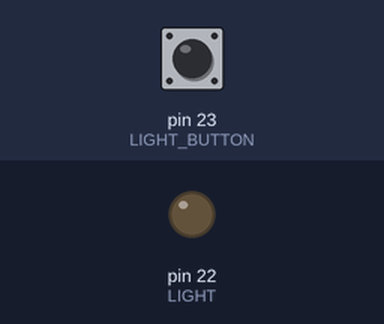
This sketch was run on a simulated Arduino Mega 2560, built with avr-gcc and run on an emulated ATmega2560. Parts: output pins drawn as LEDs (lit = HIGH). The inputs (shaded band) are chosen by the test bench; at power-on: pin 23 (LIGHT_BUTTON) HIGH.

Above: at 1.2 s.
1.3 s: pin 23 (LIGHT_BUTTON) pulled LOW for 0.15 s
At 1.37 s:
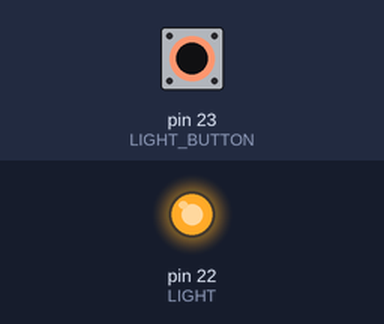
2.9 s: pin 23 (LIGHT_BUTTON) pulled LOW for 3.2 s
At 7.2 s:
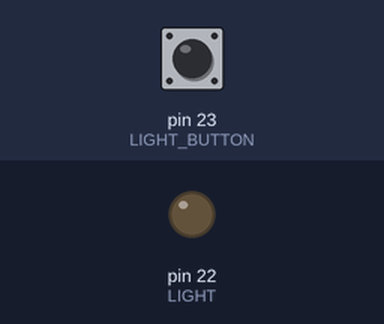
Timing chart, 0 to 8.7 s (numbered marks = the images above; inputs shaded):
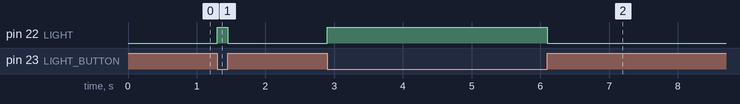

Measured:
- after the input at 1.3 s, pin 22 (LIGHT): LOW → HIGH at once, → LOW 0.15 s later
- after the input at 2.9 s, pin 22 (LIGHT): LOW → HIGH at once, → LOW 3.2 s later

The sketch:

ch1_easyLightTogglesPullUp.ino
```cpp
/*
 * Arduino language concepts introduced in this lesson.
 *
 *  - pull-up resistors
 *  - pinMode INPUT_PULLUP parameter
 *  - Setting a constant to represent PRESSED
 */
#include "Arduino.h"

/* Choosing what pin to use.
 * This project only needs digital pins.  So, on the Hero XL we *could* use any digital or analog pin
 * (D0-D53, A0-A15).  However, some pins support specialized functions and in later lessons we will be
 * using multiple parts, some of which will use some of those special functions.  So, let's start out
 * on the right foot by trying to use the most basic pin we can for each of our parts.
 *
 * Skip: A0-A15 (save for Analog),
 *       D0/D1 (used by USB and Serial)
 *       D14-D19 (used by Serial 1-3)
 *       D2/D3, D18-D21 (used for external interrupts)
 *       D13 (this pin controls the build in LED on the HERO XL board (LED_BUILTIN)),
 *       D2-D13, D44-D46 (used for Pulse Width Modulation (PWM))
 *       D50 (MISO), D51 (MOSI), D52 (SCK), D53 (SS).  (used for SPI communication)
 *       D20 (SDA), D21 (SCL).  (used for I2C communication using the Wire library)
 * Recommended for fewest conflicts:
 *    D22-D49
 */
const uint8_t LIGHT = 22;         // LED on pin 22
const uint8_t LIGHT_BUTTON = 23;  // Button (light switch) on pin 23

/*
 * NOTE: Using a pull-up resistor can cause some confusion because the input pin connected
 *       to our button will read HIGH when the button is NOT pressed, and LOW when the
 *       button is pressed.  We can reduce this confusion a little by defining a
 *       new constant for the state of our button: "PRESSED"
 */
const uint8_t PRESSED = LOW;       // Button input pin reads LOW when pressed

void setup() {
  pinMode(LIGHT, OUTPUT);               // LED representing our light (output)
  pinMode(LIGHT_BUTTON, INPUT_PULLUP);  // Button controlling light (input with pull-up resistor)
}

void loop() {
  // now the code tests to see if the pin is PRESSED, which makes more sense!
  if (digitalRead(LIGHT_BUTTON) == PRESSED) {
    digitalWrite(LIGHT, HIGH);
  } else {
    digitalWrite(LIGHT, LOW);
  }
  delay(50);
}
```
